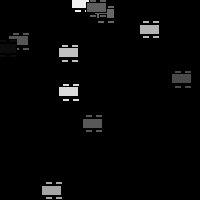
Frame 1 (no input)
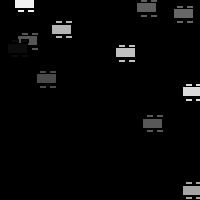
Frame 60 (the mouse pressed at the canvas centre just before this capture)
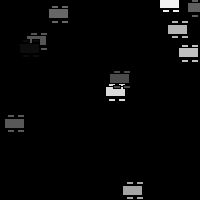
Frame 120 (the mouse held since frame 60 and released just before this capture)

The Processing sketch that drew these frames (run headless with seeded random() and noise(); from frame 60 on, the mouse is pressed at the canvas centre):

// Processing sketch: Car_Tester
// ── Car_Tester.pde
Car c1;
Car[] cars = new Car[10];

void setup() {
  size(200,200);
  c1 = new Car(color(random(255)),random(width),random(height),random(10));
  for(int i=0; i<cars.length; i++) {
     cars[i] = new Car(color(random(255)),random(width),random(height),random(10));
 }
}

void draw() {
  background(0);
  c1.display();
  c1.drive();
  for(int i=0; i<cars.length; i++) {
     cars[i].drive();
     cars[i].display();
 }
}

// ── Car.pde
class Car {
  // Member Variables
  color c;
  float xpos;
  float ypos;
  float xspeed;

  // Constructor
  Car(color c, float xpos, float ypos, float xspeed) {
    this.c = c;
    this.xpos = xpos;
    this.ypos = ypos;
    this.xspeed = xspeed;
  }

  // Display Method
  void display() {
    rectMode(CENTER);
    fill(c);
    rect(xpos, ypos, 20, 10);
    rect(xpos-3, ypos-7, 7, 3);
    rect(xpos-3, ypos+8, 7, 3);
    rect(xpos+7, ypos+8, 7, 3);
    rect(xpos+7, ypos-7, 7, 3);
  }
  // Drive Method
  void drive() {
    xpos = xpos + xspeed;
    if (xpos > width) {
      xpos = 0;
    }
  }
}
